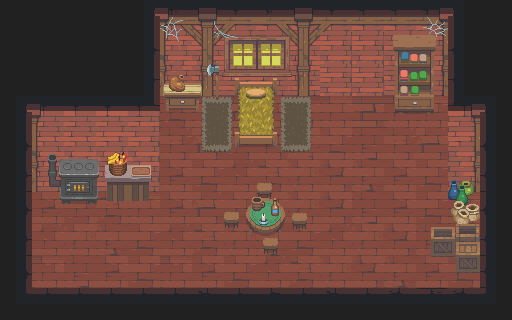

This is a level from a 2D game, rendered from its Tiled map with the project's own tilesets. A one-line summary and the complete map file follow:
An orthogonal 16x10 tile map with 32x32 px tiles, 1 tile layer (Capa de patrones 1).

<map version="1.10" tiledversion="1.11.2" orientation="orthogonal" renderorder="right-down" width="16" height="10" tilewidth="32" tileheight="32" infinite="0" nextlayerid="2" nextobjectid="1">
 <editorsettings>
  <export target="sotano.json" format="json" />
 </editorsettings>
 <tileset firstgid="1" name="sotano" tilewidth="32" tileheight="32" tilecount="160" columns="16">
  <image source="sotano.png" width="512" height="320" />
 </tileset>
 <layer id="1" name="Capa de patrones 1" width="16" height="10">
  <data encoding="csv">
1,2,3,4,5,6,7,8,9,10,8,13,13,14,15,16,
17,18,19,20,21,22,23,24,25,26,69,69,29,30,31,32,
33,34,35,36,37,38,39,40,41,42,69,69,45,46,47,48,
49,50,51,52,53,54,55,56,57,58,59,60,61,62,63,64,
65,66,67,68,69,70,71,72,73,74,75,76,77,78,79,80,
81,82,83,84,85,86,87,88,89,90,91,92,93,94,95,96,
97,98,99,100,101,102,103,104,105,106,107,108,109,110,111,112,
113,114,115,116,117,118,119,120,121,122,123,124,125,126,127,128,
129,130,131,132,133,134,135,136,137,138,139,140,141,142,143,144,
145,146,147,148,149,150,151,152,153,154,155,156,157,158,159,160
</data>
 </layer>
</map>
